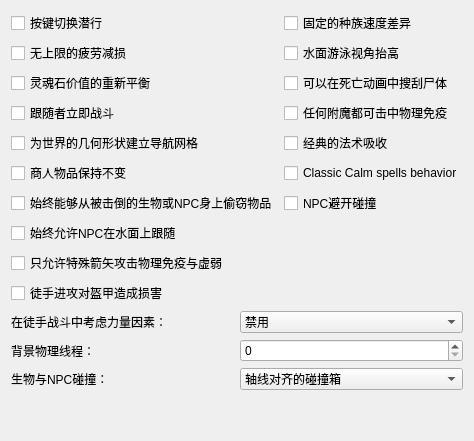
     <widget class="QWidget" name="GameMechanics">
      <attribute name="title">
       <string>游戏机制</string>
      </attribute>
      <layout class="QVBoxLayout">
       <item>
        <layout class="QGridLayout" name="gridLayout_3">
         <item row="3" column="1">
          <widget class="QCheckBox" name="enchantedWeaponsMagicalCheckBox">
           <property name="toolTip">
            <string>&lt;html&gt;&lt;head/&gt;&lt;body&gt;&lt;p&gt;让没有施法标签的附魔武器同样能对免疫普通武器的敌人造成伤害，就像原版晨风中一样。&lt;/p&gt;&lt;/body&gt;&lt;/html&gt;</string>
           </property>
           <property name="text">
            <string>任何附魔都可击中物理免疫</string>
           </property>
          </widget>
         </item>
         <item row="1" column="1">
          <widget class="QCheckBox" name="swimUpwardCorrectionCheckBox">
           <property name="toolTip">
            <string>&lt;html&gt;&lt;head/&gt;&lt;body&gt;&lt;p&gt;使玩家的视线在游泳时往上一点，旨在使游泳更简单，不需要潜水。只适用于第三人称模式。&lt;/p&gt;&lt;/body&gt;&lt;/html&gt;</string>
           </property>
           <property name="text">
            <string>水面游泳视角抬高</string>
           </property>
          </widget>
         </item>
         <item row="6" column="1">
          <widget class="QCheckBox" name="avoidCollisionsCheckBox">
           <property name="toolTip">
            <string>&lt;html&gt;&lt;head/&gt;&lt;body&gt;&lt;p&gt;如果启用，NPC会采用回避动作以避免与他人相撞。&lt;/p&gt;&lt;/body&gt;&lt;/html&gt;</string>
           </property>
           <property name="text">
            <string>NPC避开碰撞</string>
           </property>
          </widget>
         </item>
         <item row="4" column="0">
          <widget class="QCheckBox" name="enableNavigatorCheckBox">
           <property name="toolTip">
            <string>&lt;html&gt;&lt;head/&gt;&lt;body&gt;&lt;p&gt;启用导航网格。当启用时，后台线程开始为世界的几何建模建立导航网格。寻路系统使用导航网格来建立路径。当禁用时，只有瓦块地图被用来构建路径。单核CPU系统在离开内部位置和在外部世界移动时可能会有很大的性能影响。可能对多核CPU系统的性能略有影响。多核CPU系统可能对导航网格的更新有不同的延迟，这取决于其他设置和系统性能。在外部世界移动，进入/离开室内外会导致导航网格的更新。NPC和生物在导航网格建立之前可能无法找到路径。如果你想让老式的人工智能在你站在石头后面施放火焰的时候不知道该往哪里走原地罚站的话，你可以禁用这个功能。&lt;/p&gt;&lt;/body&gt;&lt;/html&gt;</string>
           </property>
           <property name="text">
            <string>为世界的几何形状建立导航网格</string>
           </property>
          </widget>
         </item>
         <item row="0" column="0">
          <widget class="QCheckBox" name="toggleSneakCheckBox">
           <property name="toolTip">
            <string>&lt;html&gt;&lt;head/&gt;&lt;body&gt;&lt;p&gt;这个设置使潜行键（默认与Ctrl绑定）改为切换潜行与非潜行，而不是要求在潜行时按住该键。花大量时间潜行的玩家可能会发现启用这个选项后角色更容易控制。 &lt;/p&gt;&lt;/body&gt;&lt;/html&gt;</string>
           </property>
           <property name="text">
            <string>按键切换潜行</string>
           </property>
          </widget>
         </item>
         <item row="5" column="0">
          <widget class="QCheckBox" name="permanentBarterDispositionChangeCheckBox">
           <property name="toolTip">
            <string>&lt;html&gt;&lt;head/&gt;&lt;body&gt;&lt;p&gt;使交易后商人永远不会刷新玩家卖掉的东西也永远不会进货。&lt;/p&gt;&lt;/body&gt;&lt;/html&gt;</string>
           </property>
           <property name="text">
            <string>商人物品保持不变</string>
           </property>
          </widget>
         </item>
         <item row="6" column="0">
          <widget class="QCheckBox" name="stealingFromKnockedOutCheckBox">
          <property name="toolTip">
            <string>&lt;html&gt;&lt;head/&gt;&lt;body&gt;&lt;p&gt;使在战斗中从被击倒的NPC那里偷取物品成为可能。&lt;/p&gt;&lt;/body&gt;&lt;/html&gt;</string>
          </property>
          <property name="text">
            <string>始终能够从被击倒的生物或NPC身上偷窃物品</string>
          </property>
          </widget>
         </item>
         <item row="0" column="1">
          <widget class="QCheckBox" name="normaliseRaceSpeedCheckBox">
           <property name="toolTip">
            <string>&lt;html&gt;&lt;head/&gt;&lt;body&gt;&lt;p&gt;在NPC的移动速度计算中不计种族重量。&lt;/p&gt;&lt;/body&gt;&lt;/html&gt;</string>
           </property>
           <property name="text">
            <string>固定的种族速度差异</string>
           </property>
          </widget>
         </item>
         <item row="1" column="0">
          <widget class="QCheckBox" name="uncappedDamageFatigueCheckBox">
           <property name="toolTip">
            <string>&lt;html&gt;&lt;head/&gt;&lt;body&gt;&lt;p&gt;使疲劳减损的法术效果像耗尽疲劳的效果一样不设上限。&lt;/p&gt;&lt;p&gt;这意味着不同于晨风，你可以用这种魔法效果击倒NPC。&lt;/p&gt;&lt;/body&gt;&lt;/html&gt;</string>
           </property>
           <property name="text">
            <string>无上限的疲劳减损</string>
           </property>
          </widget>
         </item>
         <item row="2" column="1">
          <widget class="QCheckBox" name="canLootDuringDeathAnimationCheckBox">
           <property name="toolTip">
            <string>&lt;html&gt;&lt;head/&gt;&lt;body&gt;&lt;p&gt;如果这个设置启用，玩家可以在敌人死亡动画中搜刮尸体（包括召唤的生物），前提是他们不在战斗中。在这种情况下，我们必须增加死亡计数器，并立即运行处置敌人的脚本。&lt;/p&gt;&lt;p&gt;如果这个设置禁用，玩家在任何情况下都必须等到死亡动画结束。使得利用召唤生物的BUG来搜刮额外的物品变得更加困难。与人体模型MOD冲突，这个mod使用跳过动画的方式来防止死亡动画的结束。&lt;/p&gt;&lt;/body&gt;&lt;/html&gt;</string>
           </property>
           <property name="text">
            <string>可以在死亡动画中搜刮尸体</string>
           </property>
          </widget>
         </item>
         <item row="2" column="0">
          <widget class="QCheckBox" name="rebalanceSoulGemValuesCheckBox">
           <property name="toolTip">
            <string>&lt;html&gt;&lt;head/&gt;&lt;body&gt;&lt;p&gt;让填充的灵魂石的价值只取决于其中灵魂的大小。&lt;/p&gt;&lt;/body&gt;&lt;/html&gt;</string>
           </property>
           <property name="text">
            <string>灵魂石价值的重新平衡</string>
           </property>
          </widget>
         </item>
         <item row="3" column="0">
          <widget class="QCheckBox" name="followersAttackOnSightCheckBox">
           <property name="toolTip">
            <string>&lt;html&gt;&lt;head/&gt;&lt;body&gt;&lt;p&gt;让玩家的追随者和护卫者们立即与进入战斗状态的敌人进行战斗。否则他们会等待敌人或玩家先进行攻击。&lt;/p&gt;&lt;/body&gt;&lt;/html&gt;</string>
           </property>
           <property name="text">
            <string>跟随者立即战斗</string>
           </property>
          </widget>
         </item>
         <item row="4" column="1">
          <widget class="QCheckBox" name="classicReflectedAbsorbSpellsCheckBox">
           <property name="toolTip">
            <string>&lt;html&gt;&lt;head/&gt;&lt;body&gt;&lt;p&gt;反射的吸收法术的效果不会被再次反射出来--就像在原版晨风中一样。&lt;/p&gt;&lt;/body&gt;&lt;/html&gt;</string>
           </property>
           <property name="text">
            <string>经典的法术吸收</string>
           </property>
          </widget>
         </item>
         <item row="5" column="1">
          <widget class="QCheckBox" name="classicCalmSpellsCheckBox">
           <property name="toolTip">
            <string>&lt;html&gt;&lt;head/&gt;&lt;body&gt;&lt;p&gt;Stops combat with NPCs affected by Calm spells every frame -- like in Morrowind without the MCP.&lt;/p&gt;&lt;/body&gt;&lt;/html&gt;</string>
           </property>
           <property name="text">
            <string>Classic Calm spells behavior</string>
           </property>
          </widget>
         </item>
        </layout>
       </item>
       <item>
        <widget class="QCheckBox" name="allowNPCToFollowOverWaterSurfaceCheckBox">
         <property name="toolTip">
          <string>当NPC跟随时，给予他们在水面上游泳的能力，这与他们的游泳能力无关。只有在启用导航网格构建时才有效果。</string>
         </property>
         <property name="text">
          <string>始终允许NPC在水面上跟随</string>
         </property>
        </widget>
       </item>
       <item>
        <widget class="QCheckBox" name="requireAppropriateAmmunitionCheckBox">
         <property name="toolTip">
          <string>&lt;html&gt;&lt;head/&gt;&lt;body&gt;&lt;p&gt;只允许特殊的箭矢能够正常攻击物理免疫或者物理虚弱的目标。&lt;/p&gt;&lt;/body&gt;&lt;/html&gt;</string>
         </property>
         <property name="text">
          <string>只允许特殊箭矢攻击物理免疫与虚弱</string>
         </property>
        </widget>
       </item>
       <item>
        <widget class="QCheckBox" name="unarmedCreatureAttacksDamageArmorCheckBox">
         <property name="toolTip">
          <string>&lt;html&gt;&lt;head/&gt;&lt;body&gt;&lt;p&gt;使得徒手进攻能够损害盔甲耐久。&lt;/p&gt;&lt;/body&gt;&lt;/html&gt;</string>
         </property>
         <property name="text">
          <string>徒手进攻对盔甲造成损害</string>
         </property>
        </widget>
       </item>
       <item>
        <layout class="QGridLayout" name="gridLayoutGameMechanics2">
         <item row="0" column="0">
          <widget class="QLabel" name="unarmedFactorsStrengthLabel">
           <property name="text">
            <string>在徒手战斗中考虑力量因素：</string>
           </property>
          </widget>
         </item>
         <item row="0" column="1">
          <widget class="QComboBox" name="unarmedFactorsStrengthComboBox">
           <property name="currentIndex">
            <number>0</number>
           </property>
           <item>
            <property name="text">
             <string>禁用</string>
            </property>
           </item>
           <item>
            <property name="text">
             <string>包括狼人</string>
            </property>
           </item>
           <item>
            <property name="text">
             <string>不影响狼人</string>
            </property>
           </item>
          </widget>
         </item>
         <item row="1" column="0">
          <widget class="QLabel" name="physicsThreadsLabel">
           <property name="toolTip">
            <string>&lt;html&gt;&lt;head/&gt;&lt;body&gt;&lt;p&gt;How many threads will be spawned to compute physics update in the background. A value of 0 means that the update will be performed in the main thread.&lt;/p&gt;&lt;p&gt;A value greater than 1 requires the Bullet library be compiled with multithreading support.&lt;/p&gt;&lt;/body&gt;&lt;/html&gt;</string>
           </property>
           <property name="text">
            <string>背景物理线程：</string>
           </property>
          </widget>
         </item>
         <item row="1" column="1">
          <widget class="QSpinBox" name="physicsThreadsSpinBox"/>
         </item>
         <item row="2" column="0">
          <widget class="QLabel" name="labelActorCollisionShapeType">
           <property name="text">
            <string>生物与NPC碰撞：</string>
           </property>
          </widget>
         </item>
         <item row="2" column="1">
          <widget class="QComboBox" name="actorCollisonShapeTypeComboBox">
           <property name="toolTip">
            <string>碰撞被用于物理模拟和导航网格的生成，用于寻路。圆柱体在可用的导航路径和通过它们移动的能力之间提供了最好的一致性。改变这个值会影响到导航网格的生成，因此为一个值生成的导航网格磁盘缓存在另一个值上将没有用处。</string>
           </property>
           <property name="currentText">
            <string>轴线对齐的碰撞箱</string>
           </property>
           <item>
            <property name="text">
             <string>轴线对齐的碰撞箱</string>
            </property>
           </item>
           <item>
            <property name="text">
             <string>旋转式碰撞箱</string>
            </property>
           </item>
           <item>
            <property name="text">
             <string>圆柱体碰撞箱</string>
            </property>
           </item>
          </widget>
         </item>
        </layout>
       </item>
       <item>
        <spacer name="verticalSpacerGameMechanics">
         <property name="orientation">
          <enum>Qt::Vertical</enum>
         </property>
         <property name="sizeHint" stdset="0">
          <size>
           <width>20</width>
           <height>40</height>
          </size>
         </property>
        </spacer>
       </item>
      </layout>
     </widget>
